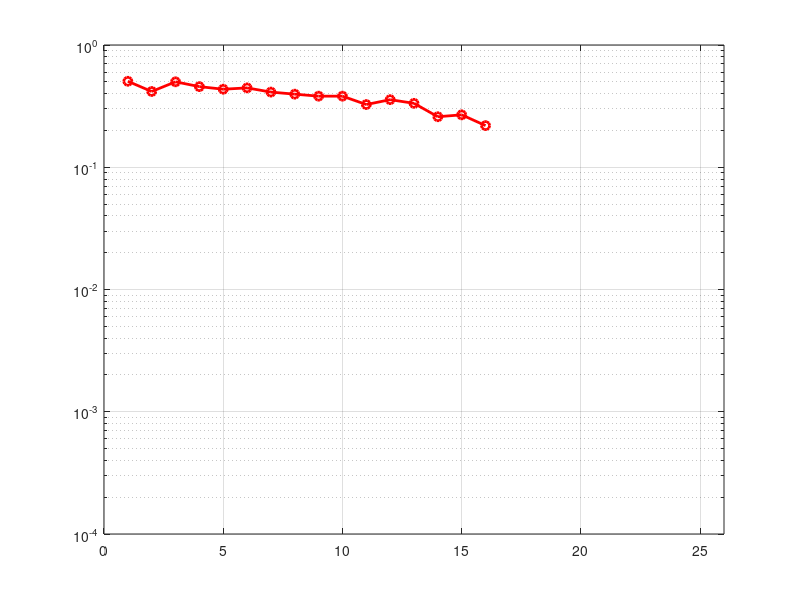

MATLAB code to generate this figure:
clc;close all;clear all;
m=10;
f_data=1;
f_chip=7;
fc=210;
fs=fc*3;
N=fs/f_chip;
snr_dB=1:1:16;
for jj=1:1:length(snr_dB)
    n_err=0;
    n_bits=0;
    while n_err<100
        inf_bits=round(rand(1,m));
        PN_seq=round(rand(11,1));
        j=1;
        for i=1:m
            for k=j:j+f_chip-1
                msg_spread(k)=inf_bits(i);
            end
        msg_spread(j:(j+f_chip-1))=xor(msg_spread(j:(j+f_chip-1))',PN_seq(1:f_chip));
        j=f_chip*i+1;
        end
        leng_msg_spread=length(msg_spread);
        
        x=-2*(msg_spread-0.5);
        N0=1/10^(snr_dB(jj)/10);
        y=x+sqrt(N0/2)*(randn(1,length(x))+i*(randn(1,length(x))));
        
        msg_demod=y<0;
        
        j=1;
        for i=1:m
            msg_demod(j:(j+f_chip-1))=xor(msg_demod(j:(j+f_chip-1))',PN_seq(1:f_chip));
            j=f_chip*i+1;
        end
        j=1;
        for i=1:m
            s1=0;
            for k=j:j+f_chip-1
                s1=s1+msg_demod(k);
            end
            if s1>=6
                msg_demod_rec(i)=1;
            else
                msg_demod_rec(i)=0;
            end
            j=f_chip*i+1;
        end
        
        diff=inf_bits-msg_demod_rec;
        n_err=n_err+sum(abs(diff));
        n_bits=n_bits+length(inf_bits);
    end
    BER(jj)=n_err/n_bits
end
semilogy(snr_dB,BER,'or-','LineWidth',2);
axis([0 26 10^-4 1]);
grid on;



























































































